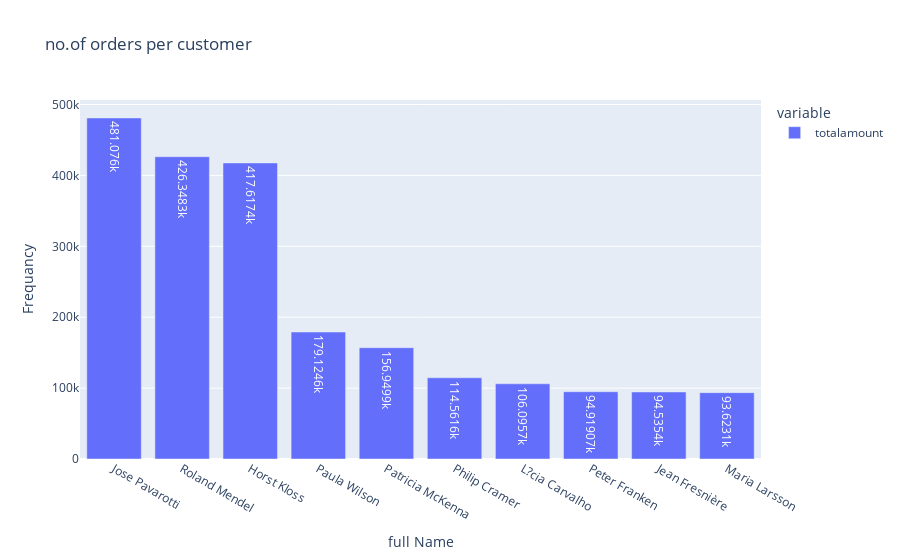

Write notebook code for a chart like this one.
### Code cell
px.bar(cust_orders.groupby('fullname')['totalamount'].sum().sort_values(ascending=False).head(10),text_auto=True,title='no.of orders per customer ',
labels={'fullname':'full Name ','value':'Frequancy'})

### Figure 1 — Plotly figure (JSON) as saved in the notebook; plotly's stock layout.template omitted (floating-point values rounded to 4 significant figures)
{"data": [{"alignmentgroup": "True", "hovertemplate": "variable=totalamount<br>full Name =%{x}<br>Frequancy=%{y}<extra></extra>", "legendgroup": "totalamount", "marker": {"color": "#636efa", "pattern": {"shape": ""}}, "name": "totalamount", "offsetgroup": "totalamount", "orientation": "v", "showlegend": true, "textposition": "auto", "texttemplate": "%{y}", "type": "bar", "x": ["Jose Pavarotti", "Roland Mendel", "Horst Kloss", "Paula Wilson", "Patricia McKenna", "Philip Cramer", "L?cia Carvalho", "Peter Franken", "Jean Fresnière", "Maria Larsson"], "xaxis": "x", "y": [481100.0, 426300.0, 417600.0, 179100.0, 156900.0, 114600.0, 106100.0, 94920.0, 94540.0, 93620.0], "yaxis": "y"}], "layout": {"barmode": "relative", "legend": {"title": {"text": "variable"}, "tracegroupgap": 0}, "title": {"text": "no.of orders per customer "}, "xaxis": {"anchor": "y", "domain": [0, 1], "title": {"text": "full Name "}}, "yaxis": {"anchor": "x", "domain": [0, 1], "title": {"text": "Frequancy"}}}}
